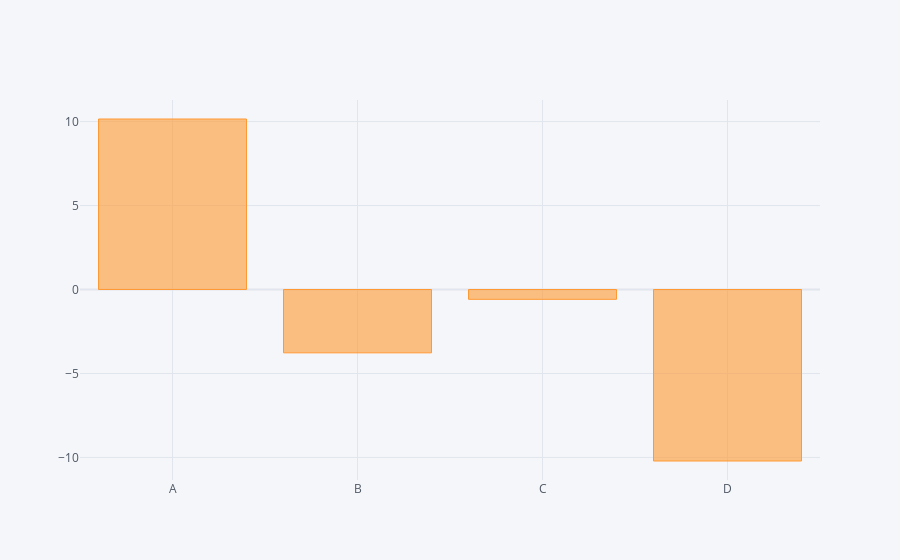

Notebook cell for this chart:
### Code cell
df.sum().iplot(kind='bar')

### Figure 1 — Plotly figure (JSON) as saved in the notebook; plotly's stock layout.template omitted (floating-point values rounded to 4 significant figures)
{"data": [{"marker": {"color": "rgba(255, 153, 51, 0.6)", "line": {"color": "rgba(255, 153, 51, 1.0)", "width": 1}}, "name": "None", "orientation": "v", "text": "", "type": "bar", "x": ["A", "B", "C", "D"], "y": [10.16, -3.772, -0.5845, -10.21]}], "layout": {"legend": {"bgcolor": "#F5F6F9", "font": {"color": "#4D5663"}}, "paper_bgcolor": "#F5F6F9", "plot_bgcolor": "#F5F6F9", "title": {"font": {"color": "#4D5663"}}, "xaxis": {"gridcolor": "#E1E5ED", "showgrid": true, "tickfont": {"color": "#4D5663"}, "title": {"font": {"color": "#4D5663"}, "text": ""}, "zerolinecolor": "#E1E5ED"}, "yaxis": {"gridcolor": "#E1E5ED", "showgrid": true, "tickfont": {"color": "#4D5663"}, "title": {"font": {"color": "#4D5663"}, "text": ""}, "zerolinecolor": "#E1E5ED"}}}
